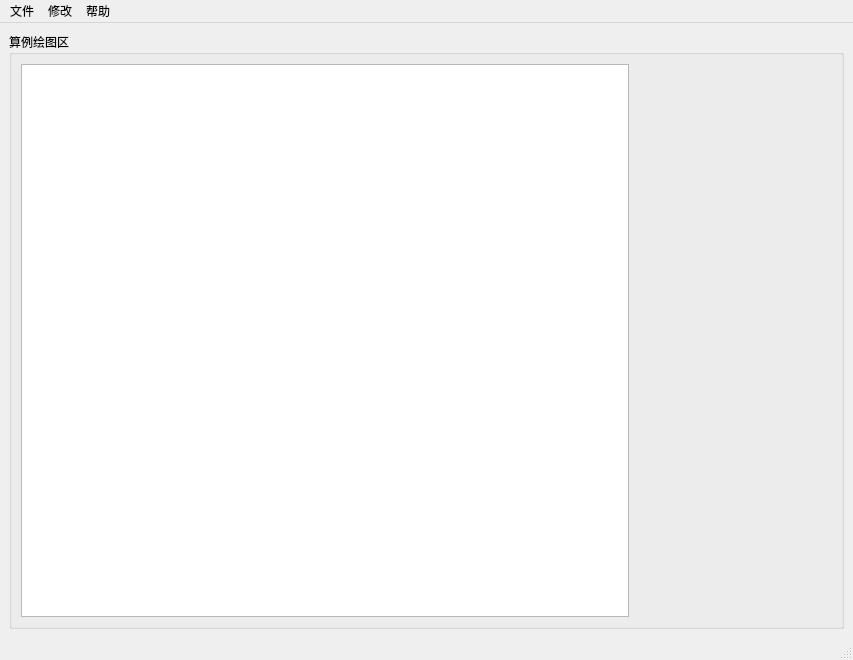
<?xml version="1.0" encoding="UTF-8"?>
<ui version="4.0">
 <class>MainWindow</class>
 <widget class="QMainWindow" name="MainWindow">
  <property name="geometry">
   <rect>
    <x>0</x>
    <y>0</y>
    <width>853</width>
    <height>660</height>
   </rect>
  </property>
  <property name="acceptDrops">
   <bool>false</bool>
  </property>
  <property name="windowTitle">
   <string>地层模型压裂模拟程序</string>
  </property>
  <widget class="QWidget" name="centralwidget">
   <layout class="QHBoxLayout" name="horizontalLayout">
    <item>
     <widget class="QGroupBox" name="groupBox">
      <property name="font">
       <font>
        <family>Agency FB</family>
        <pointsize>9</pointsize>
       </font>
      </property>
      <property name="title">
       <string>算例绘图区</string>
      </property>
      <layout class="QHBoxLayout" name="horizontalLayout_2" stretch="3,1">
       <item>
        <widget class="QGraphicsView" name="graphicsView"/>
       </item>
       <item>
        <spacer name="horizontalSpacer">
         <property name="orientation">
          <enum>Qt::Horizontal</enum>
         </property>
         <property name="sizeHint" stdset="0">
          <size>
           <width>40</width>
           <height>20</height>
          </size>
         </property>
        </spacer>
       </item>
      </layout>
     </widget>
    </item>
   </layout>
  </widget>
  <widget class="QMenuBar" name="menubar">
   <property name="geometry">
    <rect>
     <x>0</x>
     <y>0</y>
     <width>853</width>
     <height>23</height>
    </rect>
   </property>
   <widget class="QMenu" name="menuwenjian">
    <property name="title">
     <string>文件</string>
    </property>
    <addaction name="actionxinjian"/>
    <addaction name="action_open"/>
    <addaction name="actionbaocun"/>
    <addaction name="action_save_as"/>
    <addaction name="separator"/>
    <addaction name="action_exit"/>
   </widget>
   <widget class="QMenu" name="menu">
    <property name="title">
     <string>修改</string>
    </property>
    <addaction name="action_1"/>
    <addaction name="action_2"/>
    <addaction name="action_3"/>
    <addaction name="action_4"/>
    <addaction name="action_5"/>
   </widget>
   <widget class="QMenu" name="menu_2">
    <property name="title">
     <string>帮助</string>
    </property>
    <addaction name="actionsuanli"/>
   </widget>
   <addaction name="menuwenjian"/>
   <addaction name="menu"/>
   <addaction name="menu_2"/>
  </widget>
  <widget class="QStatusBar" name="statusbar"/>
  <action name="actionxinjian">
   <property name="text">
    <string>新建</string>
   </property>
   <property name="font">
    <font>
     <family>Agency FB</family>
     <pointsize>10</pointsize>
    </font>
   </property>
  </action>
  <action name="action_open">
   <property name="text">
    <string>打开 </string>
   </property>
  </action>
  <action name="actionbaocun">
   <property name="text">
    <string>保存</string>
   </property>
  </action>
  <action name="action_save_as">
   <property name="text">
    <string>另存为</string>
   </property>
  </action>
  <action name="action_exit">
   <property name="text">
    <string>退出</string>
   </property>
  </action>
  <action name="action1">
   <property name="text">
    <string>修改单射孔裂缝形态</string>
   </property>
   <property name="font">
    <font>
     <family>Arial</family>
     <pointsize>9</pointsize>
    </font>
   </property>
  </action>
  <action name="action_1">
   <property name="text">
    <string>修改射孔区裂缝形态</string>
   </property>
  </action>
  <action name="action_2">
   <property name="text">
    <string>修改地层性质</string>
   </property>
  </action>
  <action name="action_4">
   <property name="text">
    <string>修改地应力</string>
   </property>
  </action>
  <action name="actionsuanli">
   <property name="text">
    <string>算例创建向导</string>
   </property>
   <property name="font">
    <font>
     <family>Agency FB</family>
     <pointsize>10</pointsize>
    </font>
   </property>
  </action>
  <action name="action_3">
   <property name="text">
    <string>修改地层分布</string>
   </property>
  </action>
  <action name="action_5">
   <property name="text">
    <string>修改施工参数</string>
   </property>
  </action>
 </widget>
 <resources/>
 <connections>
  <connection>
   <sender>action_exit</sender>
   <signal>triggered()</signal>
   <receiver>MainWindow</receiver>
   <slot>close()</slot>
   <hints>
    <hint type="sourcelabel">
     <x>-1</x>
     <y>-1</y>
    </hint>
    <hint type="destinationlabel">
     <x>426</x>
     <y>329</y>
    </hint>
   </hints>
  </connection>
  <connection>
   <sender>action_open</sender>
   <signal>triggered()</signal>
   <receiver>MainWindow</receiver>
   <slot>openFile()</slot>
   <hints>
    <hint type="sourcelabel">
     <x>-1</x>
     <y>-1</y>
    </hint>
    <hint type="destinationlabel">
     <x>426</x>
     <y>329</y>
    </hint>
   </hints>
  </connection>
  <connection>
   <sender>action_save_as</sender>
   <signal>triggered()</signal>
   <receiver>MainWindow</receiver>
   <slot>save_as()</slot>
   <hints>
    <hint type="sourcelabel">
     <x>-1</x>
     <y>-1</y>
    </hint>
    <hint type="destinationlabel">
     <x>426</x>
     <y>329</y>
    </hint>
   </hints>
  </connection>
 </connections>
 <slots>
  <slot>openFile()</slot>
  <slot>save_as()</slot>
 </slots>
</ui>
